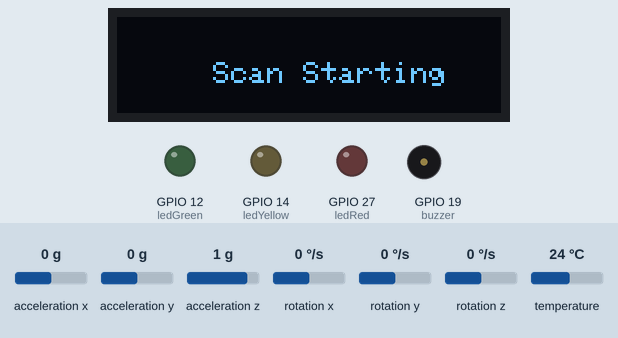
Bench run of a sketch on a simulated ESP32. On the bench: 128×32 one-colour display, output pins drawn as LEDs (lit = HIGH), buzzer (waves = sounding, pin HIGH). The inputs (shaded band) are chosen by the test bench; at power-on: acceleration y 0 g, acceleration x 0 g, acceleration z 1 g, rotation x 0 °/s, rotation y 0 °/s, rotation z 0 °/s, temperature 24 °C. The display library's start-up logo is not drawn; a WiFi scan finds three made-up networks; random numbers use the default seed unless the sketch sets one; what the sketch prints to the serial monitor is not drawn.

Above: at 1.8 s.
At 3.9 s:
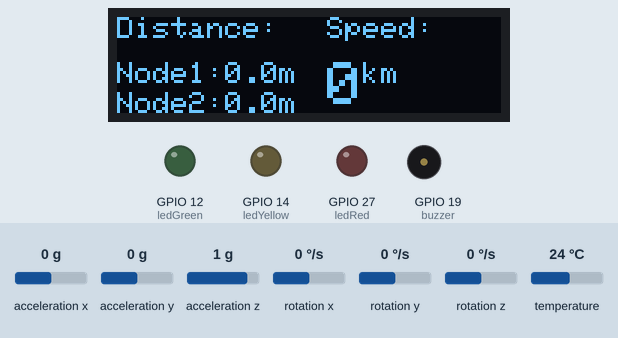
4.0 s: acceleration y set to 0.8 g
At 6.9 s:
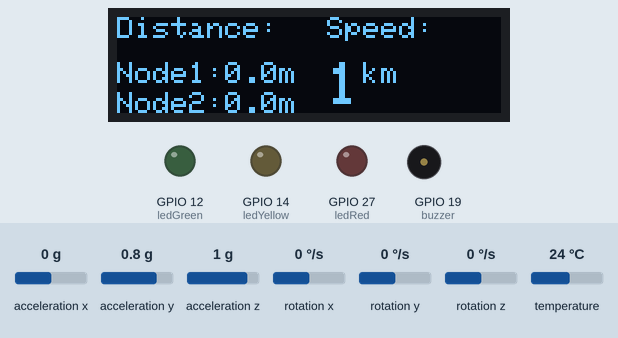
7.0 s: acceleration y set to 1.4 g
At 29.6 s:
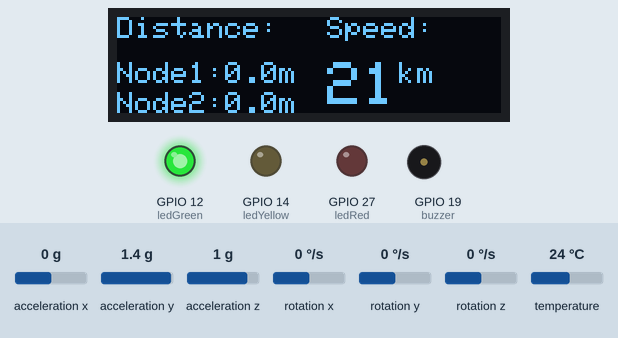
Timing chart, 0 to 31.1 s (numbered marks = the images above; inputs shaded):
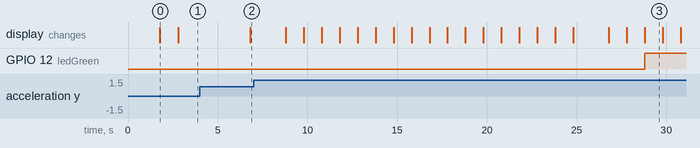

Measured:
- after the input at 4.0 s, the display: changes after 2.8 s (image 2)
- after the input at 7.0 s, GPIO 12 (ledGreen): LOW → HIGH after 21.8 s
- what the display in image 0 shows lasts 1.0 s, from 1.8 s to 2.8 s

The sketch:

sketch_may28d.ino
```cpp
#include <Wire.h>
#include <WiFi.h>
#include <math.h>
#include <stdio.h>
#include <Adafruit_MPU6050.h>
#include <Adafruit_GFX.h>
#include <Adafruit_SSD1306.h>
#include <Adafruit_Sensor.h>
#include <Arduino.h>

Adafruit_MPU6050 mpu;

#define SCREEN_WIDTH 128
#define SCREEN_HEIGHT 32

#define ledRed 27
#define ledYellow 14
#define ledGreen 12
#define buzzer 19

#define OLED_RESET     -1 // Reset pin # (or -1 if sharing Arduino reset pin)
#define SCREEN_ADDRESS 0x3C ///< See datasheet for Address; 0x3D for 128x64, 0x3C for 128x32
Adafruit_SSD1306 display = Adafruit_SSD1306(SCREEN_WIDTH, SCREEN_HEIGHT, &Wire, OLED_RESET);

// Variables for storing acceleration and velocity values
const float dt = 0.01;  // Time interval between measurements (in seconds)
float velocity = 0.0;
float acceleration = 0.0;
float filteredAcceleration = 0.0;
float gyroX = 0.0;
float gyroY = 0.0;
float gyroDisplacementX = 0.0;
float gyroDisplacementY = 0.0;
float accelOffsetX = 0.0;
float gyroOffsetX = 0.0;
float gyroOffsetY = 0.0;
//int dataOutn1 = 0, dataOutn2 = 0;
float vKmY, veloKm;
unsigned long currentMillis;
unsigned long prevMillis1 = 0, prevMillis2 = 0, prevTime = 0;

// Wi-Fi related variables
float distance_node1, distance_node2;
float rssi_1, rssi_2;
String ssid;
//const char* ssid = "KelinciPercobaanLite";
//const char* password = "qwerty123";
const char *soft_ap_ssid = "Node-3 ESP";    /*Create a SSID for ESP32 Access Point*/
const char *soft_ap_password = "123456789"; /*Create Password for ESP32 AP*/

// Log-normal shadowing model parameters
float referenceDistance = 1.0; // Referensi jarak dalam meters
float referenceRSSI = -50.0; // RSSI dengan referensi jarak (do)
float pathLossExponent = 3.0; // Path loss exponent (shadowing urban celluar radio 3-5)
float shadowingStdDev = 3.0; // Standard deviation di log-normal shadowing dalam satuan dB

float LNSM(int rssi) {
  // Calculate distance using log-normal shadowing model
  float shadowing = lognormal_shadowing();
  return pow(10, (rssi - referenceRSSI + shadowing) / (-10 * pathLossExponent));
}

float lognormal_shadowing() {
    float mean = 0;
    float shadowing = 0;
    for (int i = 0; i < 10; i++) {
        shadowing += (float)rand() / RAND_MAX;
    }
    shadowing -= 5;
    shadowing *= pathLossExponent;
    return shadowing;
}

void ledNotif(void) {
  if ((51 <= veloKm) && (veloKm <=  60)) {
    if ((20 < distance_node1) && (distance_node1 < 41) || (20 < distance_node2) && (distance_node2 < 41)) {
      digitalWrite(ledRed, HIGH);
      digitalWrite(buzzer, HIGH);
      digitalWrite(ledYellow, LOW);
      digitalWrite(ledGreen, LOW);
    } else if (((41 < distance_node1) && (distance_node1 < 60)) || ((41 < distance_node2) && (distance_node2 < 60))) {
      digitalWrite(ledRed, LOW);
      digitalWrite(ledYellow, HIGH);
      digitalWrite(ledGreen, LOW);
      if (millis() - prevTime >= 500) {
        prevTime = millis();
        digitalWrite(buzzer, HIGH);
      }
    } else {
      digitalWrite(ledRed, LOW);
      digitalWrite(ledYellow, LOW);
      digitalWrite(ledGreen, HIGH);
    }
  } else if ((41 <= veloKm) && (veloKm <= 50)) {
    if ((15 < distance_node1) && (distance_node1 < 25) || (15 < distance_node2) && (distance_node2 < 25)) {
      digitalWrite(ledRed, HIGH);
      digitalWrite(buzzer, HIGH);
      digitalWrite(ledYellow, LOW);
      digitalWrite(ledGreen, LOW);
    } else if (((25 < distance_node1) && (distance_node1 < 50)) || ((25 < distance_node2) && (distance_node2 < 50))) {
      digitalWrite(ledRed, LOW);
      digitalWrite(ledYellow, HIGH);
      digitalWrite(ledGreen, LOW);
      if (millis() - prevTime >= 500) {
        prevTime = millis();
        digitalWrite(buzzer, HIGH);
      }
    } else {
      digitalWrite(ledRed, LOW);
      digitalWrite(ledYellow, LOW);
      digitalWrite(ledGreen, HIGH);
    }
  } else if ((31 <= veloKm) && (veloKm <= 40)) {
    if ((10 < distance_node1) && (distance_node1 < 20) || (10 < distance_node2) && (distance_node2 < 20)) {
      digitalWrite(ledRed, HIGH);
      digitalWrite(buzzer, HIGH);
      digitalWrite(ledYellow, LOW);
      digitalWrite(ledGreen, LOW);
    } else if (((20 < distance_node1) && (distance_node1 < 40)) || ((20 < distance_node2) && (distance_node2 < 40))) {
      digitalWrite(ledRed, LOW);
      digitalWrite(ledYellow, HIGH);
      digitalWrite(ledGreen, LOW);
      if (millis() - prevTime >= 500) {
        prevTime = millis();
        digitalWrite(buzzer, HIGH);
      }
    } else {
      digitalWrite(ledRed, LOW);
      digitalWrite(ledYellow, LOW);
      digitalWrite(ledGreen, HIGH);
    }
  } else if ((21 <= veloKm) && (veloKm <= 30)) {
    if ((5 < distance_node1) && (distance_node1 < 15) || (5 < distance_node2) && (distance_node2 < 15)) {
      digitalWrite(ledRed, HIGH);
      digitalWrite(buzzer, HIGH);
      digitalWrite(ledYellow, LOW);
      digitalWrite(ledGreen, LOW);
    } else if (((15 < distance_node1) && (distance_node1 < 30)) || ((15 < distance_node2) && (distance_node2 < 30))) {
      digitalWrite(ledRed, LOW);
      digitalWrite(ledYellow, HIGH);
      digitalWrite(ledGreen, LOW);
      if (millis() - prevTime >= 500) {
        prevTime = millis();
        digitalWrite(buzzer, HIGH);
      }
    } else {
      digitalWrite(ledRed, LOW);
      digitalWrite(ledYellow, LOW);
      digitalWrite(ledGreen, HIGH);
    }
  }
}

void findWifi(void) {
  // find wifi rssi
  int n = WiFi.scanNetworks();

  if (n == 0) {
    Serial.println("no networks found");
  } else {
    //    Serial.print(n);
    //    Serial.println(" networks found");
    for (int i = 0; i < n; ++i) {
      // Print SSID and RSSI for each network found
      ssid = WiFi.SSID(i);
      if (ssid == "Node-1 ESP") {
        rssi_1 = WiFi.RSSI(i);
        Serial.print("RSSI Node 1 : ");
        Serial.println(rssi_1, 0);
        distance_node1 = LNSM(rssi_1);
        //        dataOutn1 = 1;
      }
      else if (ssid == "Node-2 ESP") {
        rssi_2 = WiFi.RSSI(i);
        Serial.print("RSSI Node 2 : ");
        Serial.println(rssi_2, 0);
        distance_node2 = LNSM(rssi_2);
        //        dataOutn2 = 2;
      }
    }
  }
}

void setWifi(void) {
  WiFi.mode(WIFI_AP_STA);  /*ESP32 Access point configured*/
  WiFi.disconnect();
  Serial.println("\n[*] Creating ESP32 AP");
  WiFi.softAP(soft_ap_ssid, soft_ap_password);  /*Configuring ESP32 access point SSID and password*/
  WiFi.setTxPower(WIFI_POWER_2dBm);
  Serial.print("[+] AP Created with IP Gateway ");
  Serial.println(WiFi.softAPIP());     /*Printing AP IP address*/
}

void mpu6050(void) {
  // Read accelerometer data
  sensors_event_t a, g, temp;
  mpu.getEvent(&a, &g, &temp);

  acceleration = a.acceleration.y;
  gyroX = g.gyro.x;
  gyroY = g.gyro.y;

  // Apply calibration offsets
  acceleration -= accelOffsetX;
  gyroX -= gyroOffsetX;
  gyroY -= gyroOffsetY;

  // Implement noise filtering
  const float alpha = 0.2; // Smoothing factor (0 < alpha < 1)
  filteredAcceleration = alpha * acceleration + (1 - alpha) * filteredAcceleration;

  // Calculate angular displacement
  gyroDisplacementX += gyroX * dt;
  gyroDisplacementY += gyroY * dt;

  // Combine accelerometer and gyroscope data
  float horizontalAcceleration = filteredAcceleration + gyroDisplacementY * dt;
  velocity += horizontalAcceleration * dt;

  vKmY = velocity * 3.6;

  if (vKmY > 0) {
    veloKm = vKmY;
  } else {
    veloKm = 0;
  }

  // Update previous time
  // Delay for the desired sampling rate
  delay(dt * 1000);
}

void initMPU(void) {
  // Try to initialize!
  if (!mpu.begin()) {
    Serial.println("Failed to find MPU6050 chip");
    while (1) {
      delay(10);
    }
  }

  mpu.setAccelerometerRange(MPU6050_RANGE_2_G);
  mpu.setGyroRange(MPU6050_RANGE_2000_DEG);

  // Perform sensor calibration
  int numCalibrationSamples = 100;
  for (int i = 0; i < numCalibrationSamples; i++) {
    sensors_event_t a, g, temp;
    mpu.getEvent(&a, &g, &temp);

    acceleration = a.acceleration.y;
    gyroX = g.gyro.x;
    gyroY = g.gyro.y;

    accelOffsetX += acceleration;
    gyroOffsetX += gyroX;
    gyroOffsetY += gyroY;
    delay(10); // Delay between samples
  }
  accelOffsetX /= numCalibrationSamples;
  gyroOffsetX /= numCalibrationSamples;
  gyroOffsetY /= numCalibrationSamples;
}

void task1(void * parameters) {
  for (;;) {
    findWifi();
    vTaskDelay(1000 / portTICK_PERIOD_MS);
  }
}

void setup() {
  Serial.begin(115200);
  Wire.begin();

  pinMode(ledRed, OUTPUT);
  pinMode(ledYellow, OUTPUT);
  pinMode(ledGreen, OUTPUT);
  pinMode(buzzer, OUTPUT);

  setWifi();
  // --- set display oled --- //
  if (!display.begin(SSD1306_SWITCHCAPVCC, SCREEN_ADDRESS)) {
    Serial.println(F("SSD1306 allocation failed"));
    for (;;);
  }
  // --- End Oled --- //

  // --- set MPU --- //
  // Calibrate the MPU6050
  initMPU();
  // --- End MPU --- //

  display.display();
  display.setTextColor(WHITE);
  display.setRotation(0);
  delay(500);
  testscan();
  delay(1000);

  xTaskCreate(
    task1, //function name
    "Task 1", // task name
    10000, // stack size
    NULL, // task parameters
    1, // task priority
    NULL // task handle
  );
}

void loop() {
  if (millis() - prevMillis1 >= 500) {
    prevMillis1 = millis();
    mpu6050();
  }
  if (millis() - prevMillis2 >= 1000) {
    prevMillis2 = millis();
    displayOled();
    ledNotif();
    // Print the horizontal velocity
    Serial.print("Velocity: ");
    Serial.print(velocity);
    Serial.print(" m/s, ");
    Serial.print(veloKm);
    Serial.println(" km/h");
  }
}

void displayOled(void) {
  display.clearDisplay();
  //node 1 display
  display.setTextSize(1);
  display.setCursor(0, 0);
  display.print("Distance:");
  display.setCursor(0, 15);
  display.print("Node1:");
  display.print(distance_node1, 1);
  display.print("m");
  //node 2 display
  display.setTextSize(1);
  display.setCursor(0, 25);
  display.print("Node2:");
  display.print(distance_node2, 1);
  display.print("m");
  //kecepatan
  display.setTextSize(1);
  display.setCursor(70, 0);
  display.print("Speed:");
  display.setTextSize(2);
  display.setCursor(70, 15);
  display.print(veloKm, 0);
  display.setTextSize(1);
  display.print("km");
  display.display();
}

void testscan(void) {
  display.clearDisplay();
  //starting scan
  display.setTextSize(1);
  display.setCursor(32, 15);
  display.print("Scan Starting");
  display.display();
}
```
